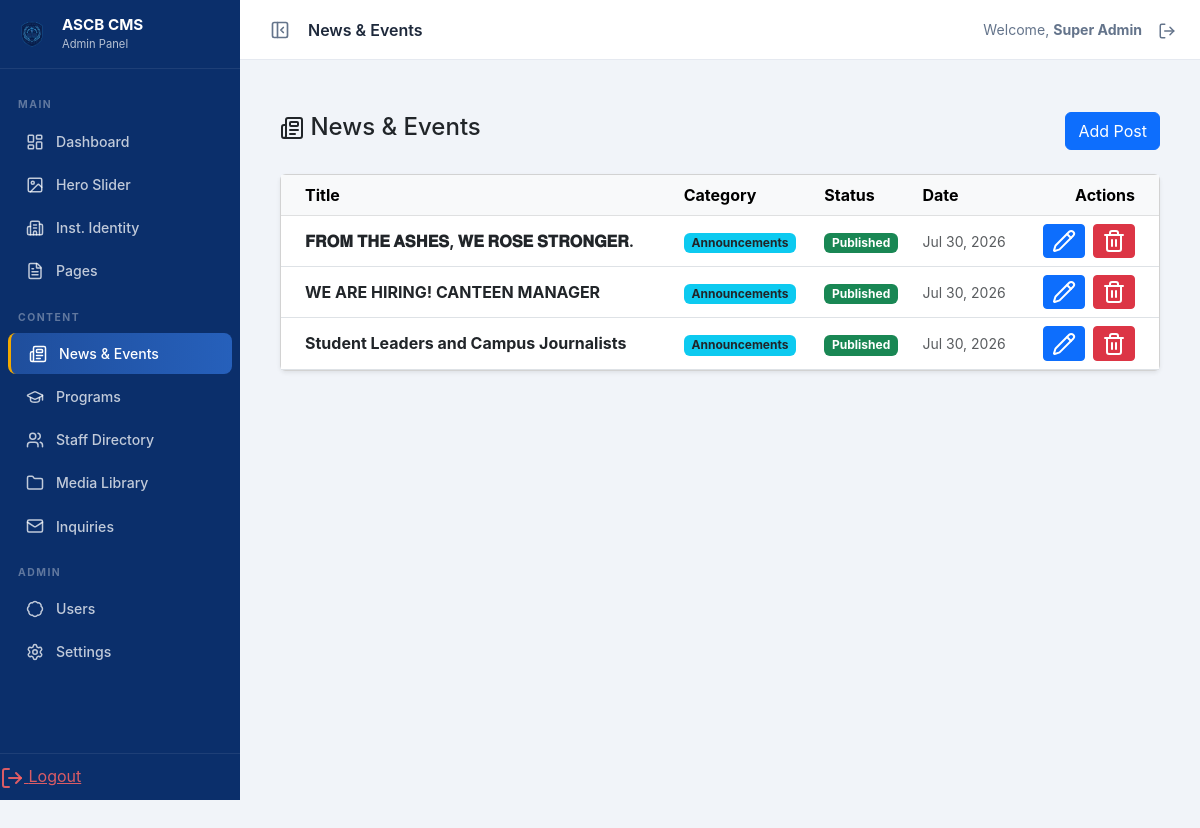
/public_html/admin/modules/news/index.php (signed in), run on the app's committed database.
### tables this page shows
CREATE TABLE `news_events` (
  `id` int(11) NOT NULL,
  `title` varchar(255) NOT NULL,
  `slug` varchar(255) NOT NULL,
  `excerpt` text DEFAULT NULL,
  `body` longtext DEFAULT NULL,
  `cover_image` varchar(255) DEFAULT NULL,
  `category` varchar(100) DEFAULT NULL,
  `published_at` datetime DEFAULT NULL,
  `status` enum('draft','published') DEFAULT 'draft',
  `created_at` timestamp NOT NULL DEFAULT current_timestamp()
);

### app/core/Database.php (called while the page is built, shortened)
<?php
class Database {
    private $host = DB_HOST;
    private $user = DB_USER;
    private $pass = DB_PASS;
    private $dbname = DB_NAME;
    private $dbh;
    private $stmt;
    private static $instance = null;
    private function __construct() {
        $dsn = 'mysql:host=' . $this->host . ';dbname=' . $this->dbname . ';charset=utf8mb4';
        $options = array(
            PDO::ATTR_PERSISTENT => false,
            PDO::ATTR_ERRMODE => PDO::ERRMODE_EXCEPTION,
            PDO::ATTR_DEFAULT_FETCH_MODE => PDO::FETCH_OBJ
        );
        try {
            $this->dbh = new PDO($dsn, $this->user, $this->pass, $options);
        } catch(PDOException $e) {
            error_log('Database connection failed: ' . $e->getMessage());
            throw new RuntimeException('Database connection unavailable.', 0, $e);
        }
    }
    public static function getInstance() {
        if (self::$instance == null) {
            self::$instance = new Database();
        }
        return self::$instance;
    }
    public function query($sql) {
        $this->stmt = $this->dbh->prepare($sql);
    }
    public function execute() {
        return $this->stmt->execute();
    }
    public function resultSet() {
        $this->execute();
        return $this->stmt->fetchAll();
    }
}

### public_html/admin/modules/news/index.php (the view, shortened to what this page needs)
<?php
require_once '../../../../app/core/Database.php';
$db = Database::getInstance();
$db->query('SELECT * FROM news_events ORDER BY id DESC');
$news = $db->resultSet();
?>
<?php
require_once __DIR__ . '/../../partials/header.php';
require_once __DIR__ . '/../../partials/sidebar.php';
?>
<main class="main-content" id="mainContent">
<div class="container-fluid py-4">
    <div class="d-flex justify-content-between align-items-center mb-4">
        <h4><i data-lucide="newspaper"></i> News & Events</h4>
        <div>
            <button class="btn btn-primary" data-bs-toggle="modal" data-bs-target="#addNewsModal">Add Post</button>
        </div>
    </div>
    <div class="card shadow-sm">
        <div class="card-body p-0">
            <table class="table table-hover mb-0 align-middle">
                <thead class="table-light">
                    <tr>
                        <th class="ps-4">Title</th>
                        <th>Category</th>
                        <th>Status</th>
                        <th>Date</th>
                        <th class="text-end pe-4">Actions</th>
                    </tr>
                </thead>
                <tbody>
                    <?php foreach($news as $item): ?>
                    <tr>
                        <td class="ps-4"><strong><?php echo htmlspecialchars($item->title); ?></strong></td>
                        <td><span class="badge bg-info text-dark"><?php echo htmlspecialchars($item->category); ?></span></td>
                        <td>
                            <?php if($item->status == 'published'): ?>
                                <span class="badge bg-success">Published</span>
                            <?php else: ?>
                                <span class="badge bg-secondary">Draft</span>
                            <?php endif; ?>
                        </td>
                        <td><small class="text-muted"><?php echo $item->published_at ? date('M d, Y', strtotime($item->published_at)) : '-'; ?></small></td>
                        <td class="text-end pe-4">
                            <button class="btn btn-sm btn-primary me-1" onclick='editNews(<?php echo json_encode($item); ?>)'><i data-lucide="pencil"></i></button>
                            <form action="" method="POST" class="d-inline" onsubmit="return confirm('Delete this post?');">
                                <button type="submit" class="btn btn-sm btn-danger"><i data-lucide="trash-2"></i></button>
                            </form>
                        </td>
                    </tr>
                    <?php endforeach; ?>
                </tbody>
            </table>
        </div>
    </div>
</div>
</main>
<?php require_once __DIR__ . '/../../partials/footer.php'; ?>

### public_html/admin/partials/header.php (style rules this page uses)
:root { --sidebar-width: 240px; --sidebar-collapsed-width: 64px; --sidebar-bg: #0B2F6B; --sidebar-hover: #1F4E9C; --topbar-height: 60px; --gold: #F2A900; --transition: 0.28s cubic-bezier(.4,0,.2,1); }
* { box-sizing: border-box; }
body { font-family: 'Inter', sans-serif; background: #f1f4f9; margin: 0; }
.main-content { margin-left: var(--sidebar-width); margin-top: var(--topbar-height); padding: 28px; transition: margin-left var(--transition); min-height: 100vh; }

### data on the page
news_events: title "𝐅𝐑𝐎𝐌 𝐓𝐇𝐄 𝐀𝐒𝐇𝐄𝐒, 𝐖𝐄 𝐑𝐎𝐒𝐄 𝐒𝐓𝐑𝐎𝐍𝐆𝐄𝐑.", category "Announcements", status "Published", published_at "Jul 30, 2026"
news_events: title "WE ARE HIRING! CANTEEN MANAGER", category "Announcements", status "Published", published_at "Jul 30, 2026"
news_events: title "Student Leaders and Campus Journalists", category "Announcements", status "Published", published_at "Jul 30, 2026"

### other printed values
$page_title "News & Events"
$_SESSION['admin_full_name'] "Super Admin"
